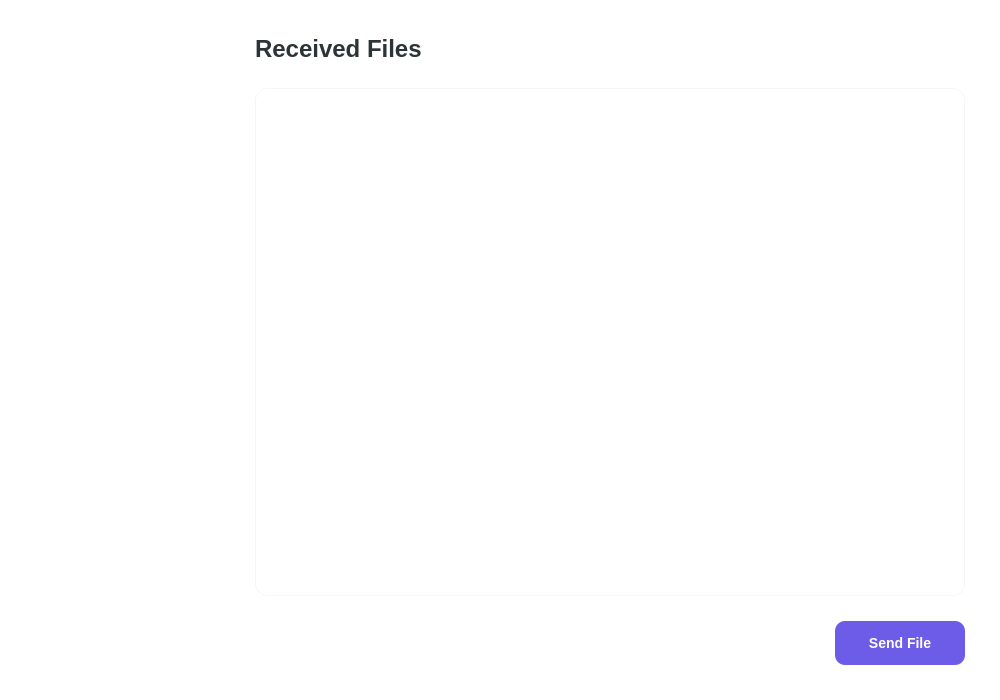
<?xml version="1.0" encoding="UTF-8"?>
<ui version="4.0">
 <class>Received</class>
 <widget class="QWidget" name="Received">
  <property name="geometry">
   <rect>
    <x>0</x>
    <y>0</y>
    <width>1000</width>
    <height>700</height>
   </rect>
  </property>
  <property name="minimumSize">
   <size>
    <width>1000</width>
    <height>700</height>
   </size>
  </property>
  <property name="windowTitle">
   <string>Nightwood - Received Files</string>
  </property>
  <property name="styleSheet">
   <string notr="true">background-color: white;</string>
  </property>
  <layout class="QHBoxLayout" name="mainLayout">
   <property name="spacing">
    <number>0</number>
   </property>
   <property name="leftMargin">
    <number>0</number>
   </property>
   <property name="topMargin">
    <number>0</number>
   </property>
   <property name="rightMargin">
    <number>0</number>
   </property>
   <property name="bottomMargin">
    <number>0</number>
   </property>
   <item>
    <widget class="NavBar" name="navBar" native="true">
     <property name="minimumSize">
      <size>
       <width>220</width>
       <height>0</height>
      </size>
     </property>
     <property name="maximumSize">
      <size>
       <width>220</width>
       <height>16777215</height>
      </size>
     </property>
    </widget>
   </item>
   <item>
    <layout class="QVBoxLayout" name="contentLayout">
     <property name="spacing">
      <number>25</number>
     </property>
     <property name="leftMargin">
      <number>35</number>
     </property>
     <property name="topMargin">
      <number>35</number>
     </property>
     <property name="rightMargin">
      <number>35</number>
     </property>
     <property name="bottomMargin">
      <number>35</number>
     </property>
     <item>
      <widget class="QLabel" name="pageTitle">
       <property name="styleSheet">
        <string notr="true">font-size: 24px; font-weight: bold; color: #2d3436;</string>
       </property>
       <property name="text">
        <string>Received Files</string>
       </property>
      </widget>
     </item>
     <item>
      <widget class="QListWidget" name="fileList">
       <property name="styleSheet">
        <string notr="true">QListWidget {
  background-color: white;
  border: 1px solid #f5f6fa;
  border-radius: 12px;
  padding: 5px;
}
QListWidget::item {
  background-color: white;
  border-bottom: 1px solid #f5f6fa;
}
QListWidget::item:last-child {
  border-bottom: none;
}
QListWidget::item:hover {
  background-color: #f8f9fa;
}
QScrollBar:vertical {
  border: none;
  background: #f5f6fa;
  width: 8px;
  margin: 0;
}
QScrollBar::handle:vertical {
  background: #dfe6e9;
  border-radius: 4px;
  min-height: 30px;
}
QScrollBar::handle:vertical:hover {
  background: #b2bec3;
}
QScrollBar::add-line:vertical,
QScrollBar::sub-line:vertical {
  height: 0px;
}
QScrollBar::add-page:vertical,
QScrollBar::sub-page:vertical {
  background: none;
}</string>
       </property>
       <property name="verticalScrollMode">
        <enum>QAbstractItemView::ScrollPerPixel</enum>
       </property>
       <property name="horizontalScrollMode">
        <enum>QAbstractItemView::ScrollPerPixel</enum>
       </property>
      </widget>
     </item>
     <item>
      <layout class="QHBoxLayout" name="bottomLayout">
       <item>
        <spacer name="horizontalSpacer">
         <property name="orientation">
          <enum>Qt::Horizontal</enum>
         </property>
         <property name="sizeHint" stdset="0">
          <size>
           <width>40</width>
           <height>20</height>
          </size>
         </property>
        </spacer>
       </item>
       <item>
        <widget class="QPushButton" name="sendButton">
         <property name="minimumSize">
          <size>
           <width>130</width>
           <height>44</height>
          </size>
         </property>
         <property name="styleSheet">
          <string notr="true">QPushButton {
  font-size: 14px;
  font-weight: bold;
  color: white;
  background-color: #6c5ce7;
  border-radius: 10px;
  padding: 0 20px;
}
QPushButton:hover {
  background-color: #5049c9;
}
QPushButton:pressed {
  background-color: #4040b0;
}</string>
         </property>
         <property name="text">
          <string>Send File</string>
         </property>
        </widget>
       </item>
      </layout>
     </item>
    </layout>
   </item>
  </layout>
 </widget>
 <customwidgets>
  <customwidget>
   <class>NavBar</class>
   <extends>QWidget</extends>
   <header>src/ui/utils/navbar/navbar.h</header>
  </customwidget>
 </customwidgets>
 <resources/>
 <connections/>
</ui>
